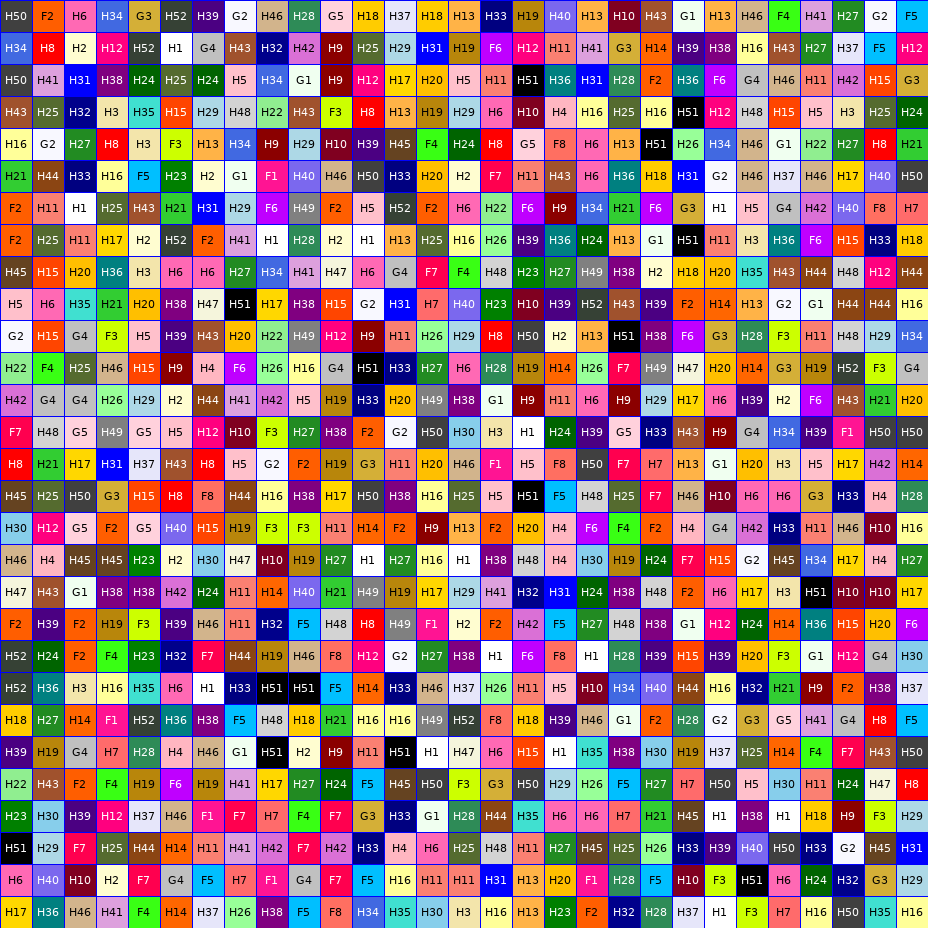
#> input picture backend/tests/fixtures/templates/template_29x29_s0.png, 928 x 928 px
$ python -i bead_grid_detector.py   (imports and definitions only)
#> lines starting #> are read from the running program, lines starting #| are printed output that depends on the picture; after the words box and inside, x2 and y2 are one past the last pixel; in counts of white or black regions, pixels touching at a corner belong together
"""Precise bead-board grid detection using blue major gridlines and FFT."""
from __future__ import annotations

from dataclasses import dataclass

import cv2
import numpy as np
from scipy.signal import find_peaks


@dataclass
class BeadGrid:
    x0: int
    y0: int
    rows: int
    cols: int
    cell_w: float
    cell_h: float

    @property
    def width(self) -> int:
        return int(round(self.cols * self.cell_w))

    @property
    def height(self) -> int:
        return int(round(self.rows * self.cell_h))

    # [6 lines left out: function cell_rect, not called in this run]


def _find_blue_lines(image_bgr: np.ndarray, axis: str) -> np.ndarray:
    """Find positions of pure-blue 1-px guide lines.

    Returns sorted array of x-coords (axis='v') or y-coords (axis='h').

    Tighter HSV mask than the original: we look for the *saturated* blue
    used by 1-px grid lines (H≈120, S≥200, V≥200) and explicitly exclude
    dark/medium-saturated palette colours that were triggering false
    positives on the synthetic fixtures (which paint cell text using
    full-saturation palette colours).
    """
    hsv = cv2.cvtColor(image_bgr, cv2.COLOR_BGR2HSV)
    # Tight blue: only the bright, fully-saturated blue used for guide lines.
    blue_mask = cv2.inRange(hsv, (118, 200, 200), (122, 256, 256))
    # Optional: also catch deep blue (H≈120) that's slightly desaturated
    # (e.g. anti-aliased 1-px lines).  Still tight on H to avoid palette.
    blue_mask |= cv2.inRange(hsv, (115, 150, 150), (125, 256, 256))
    # Sum mask along the appropriate axis to get a 1D profile.
    if axis == 'v':
        proj = blue_mask.sum(axis=0)  # 1 px → small, grid line → very tall
    else:
        proj = blue_mask.sum(axis=1)
    # Relative threshold: real 1-px lines produce tall peaks, noise is short.
    # At least 50% of the strongest peak counts as a real line.
    if proj.max() < 5:
        return np.array([], dtype=int)
    threshold = max(5, int(proj.max() * 0.5))
    # distance must be < cell size; we don't know cell size yet, use 5px.
    # ``wlen`` constrains peak search so a slow drift doesn't merge peaks
    # at the edges — the *first and last* valid grid lines (col 0 and col W-1)
    # sit exactly on the image border, which is a real local maximum but
    # ``find_peaks`` misses it by default.  Pad the projection with one
    # zero on each side so the border peaks become "interior" and get
    # detected.  The returned indices are then shifted back by 1.
    peaks, _ = find_peaks(proj, height=threshold, distance=5, wlen=5)
    # Try harder: look for peaks that are also strong (relative to neighbors).
    # Add the image border as a synthetic peak if it itself is strong.
    pad = np.concatenate(([0], proj, [0]))
    border_peaks, _ = find_peaks(pad, height=threshold, distance=5)
    # shift back
    border_peaks = border_peaks[(border_peaks > 0) & (border_peaks < len(pad) - 1)] - 1
    if proj[0] >= threshold:
        border_peaks = np.concatenate(([0], border_peaks))
    if proj[-1] >= threshold:
        border_peaks = np.concatenate((border_peaks, [len(proj) - 1]))
    peaks = np.unique(np.concatenate((peaks, border_peaks)))
    return np.sort(peaks)


# [80 lines left out: functions _detect_cell_period, _fit_cells_per_section, _score_period, not called in this run]


def detect_grid(image_bgr: np.ndarray) -> BeadGrid | None:
    """Detect the bead-board grid from blue 1-px guide lines.

    Two supported layouts:
      1. **Per-cell lines** (synthetic fixtures): blue lines are drawn at
         every cell boundary, so ``len(lines) - 1 == num_cells`` and
         cell_w = median spacing.
      2. **Section lines** (older templates): blue lines bracket groups
         of cells, so we still fall back to the period-scoring
         heuristic.

    The per-cell path is preferred whenever the line count is compatible
    with a Perler-board dimension (≤ ~100), since it requires no FFT.
    """
    h, w = image_bgr.shape[:2]
    v_lines = _find_blue_lines(image_bgr, 'v')
    h_lines = _find_blue_lines(image_bgr, 'h')
    if len(v_lines) < 3 or len(h_lines) < 3:
        return None

    # ── Path 1: per-cell blue lines (lines = cell boundaries) ──
    # For a 29×29 board drawn at the edges there are 30 line positions
    # (0, 32, …, 928).  The image border line at col == w-1 may sit one
    # pixel past the image and not be detected.  Infer cell count from
    # the *span between the first and last detected line* divided by the
    # median line spacing — this is robust to one missing border line.
    if len(v_lines) >= 2 and len(h_lines) >= 2:
        v_span = float(v_lines[-1] - v_lines[0])
        h_span = float(h_lines[-1] - h_lines[0])
        v_step = float(np.median(np.diff(v_lines)))
        h_step = float(np.median(np.diff(h_lines)))
        if v_step > 0 and h_step > 0 and 5 < v_step < 200 and 5 < h_step < 200:
            cols_per = max(1, int(round(v_span / v_step)) + 1)
            rows_per = max(1, int(round(h_span / h_step)) + 1)
            if 5 < cols_per < 200 and 5 < rows_per < 200:
                return BeadGrid(
                    x0=int(v_lines[0]), y0=int(h_lines[0]),
                    rows=rows_per, cols=cols_per,
                    cell_w=v_step, cell_h=h_step,
                )

    # ── Path 2: section blue lines (FFT period) ──
    v_fit = _fit_cells_per_section(image_bgr, 'v', v_lines)
    h_fit = _fit_cells_per_section(image_bgr, 'h', h_lines)
    if v_fit is None or h_fit is None:
        return None
    cell_w, cps_v = v_fit
    cell_h, cps_h = h_fit

    v_med = float(np.median(np.diff(v_lines)))
    h_med = float(np.median(np.diff(h_lines)))

    total_span_v = v_lines[-1] - v_lines[0]
    total_span_h = h_lines[-1] - h_lines[0]
    cols = int(round(total_span_v / cell_w)) + cps_v
    rows = int(round(total_span_h / cell_h)) + cps_h

    x0 = int(round(v_lines[0] + cell_w / 2))
    y0 = int(round(h_lines[0] + cell_h / 2))
    if x0 + int(round(cols * cell_w)) > w:
        cols = int((w - x0) // cell_w)
    if y0 + int(round(rows * cell_h)) > h:
        rows = int((h - y0) // cell_h)
    if cols <= 0 or rows <= 0:
        return None

    return BeadGrid(x0=x0, y0=y0, rows=rows, cols=cols,
                    cell_w=cell_w, cell_h=cell_h)

>>> import cv2
>>> picture = cv2.imread('../../tests/fixtures/templates/template_29x29_s0.png')
#> picture is the input picture: shape (928, 928, 3); mean B, G, R 124.6, 121.9, 155.3
>>> result = detect_grid(picture)
#> in _find_blue_lines, `hsv = cv2.cvtColor(image_bgr, cv2.COLOR_BGR2HSV)`: hsv: shape (928, 928, 3); mean H, S, V 68.7, 160.1, 203.5
#> in _find_blue_lines, `blue_mask = cv2.inRange(hsv, (118, 200, 200), (122, 256, 256))`:
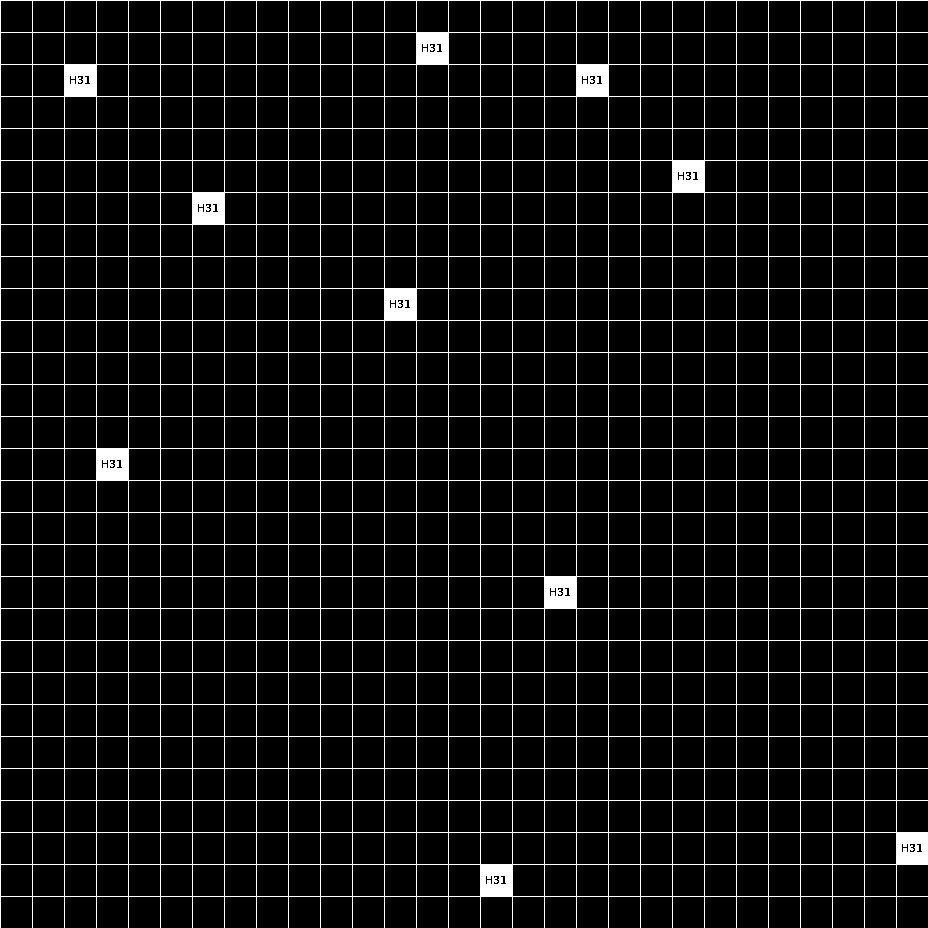
#> blue_mask: shape (928, 928); 7.2% white in thin lines or dots
#> in _find_blue_lines, `blue_mask |= cv2.inRange(hsv, (115, 150, 150), (125, 256, 256))`:
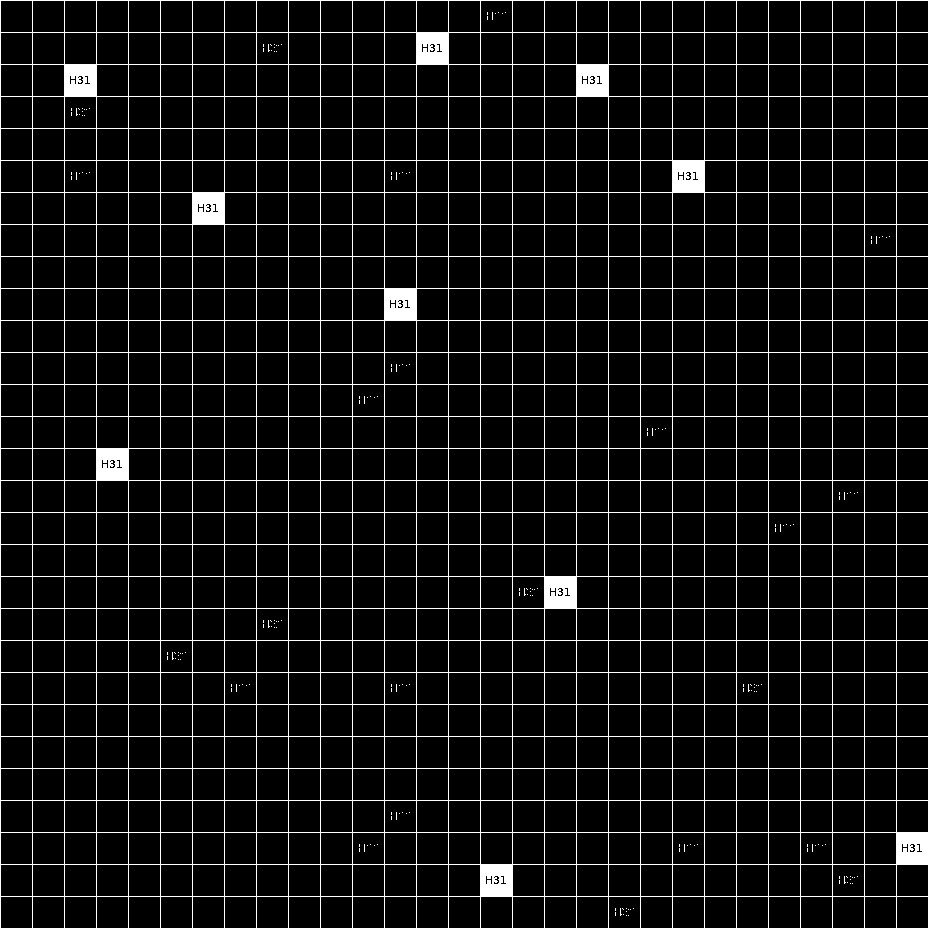
#> blue_mask: shape (928, 928); 7.3% white in thin lines or dots
#> in _find_blue_lines, `proj = blue_mask.sum(axis=0)`: proj = 928 values, max 236640 at index 0, min 7395 at index 1, mean 17183.9
#> in _find_blue_lines, `threshold = max(5, int(proj.max() * 0.5))`: threshold = 118320
#> in _find_blue_lines, `peaks, _ = find_peaks(proj, height=threshold, distance=5, wlen=5)`: peaks = 28 values from 32 to 896
#> in _find_blue_lines, `pad = np.concatenate(([0], proj, [0]))`: pad = 930 values, max 236640 at index 1, min 0 at index 0, mean 17147
#> in _find_blue_lines, `border_peaks, _ = find_peaks(pad, height=threshold, distance=5)`: border_peaks = 29 values from 1 to 897
#> in _find_blue_lines, `border_peaks = border_peaks[(border_peaks > 0) & (border_peaks < len(p..`: border_peaks = 29 values from 0 to 896
#> in _find_blue_lines, `border_peaks = np.concatenate(([0], border_peaks))`: border_peaks = 30 values from 0 to 896
#> in _find_blue_lines, `peaks = np.unique(np.concatenate((peaks, border_peaks)))`: peaks = 29 values from 0 to 896
#> in detect_grid, `v_span = float(v_lines[-1] - v_lines[0])`: v_span = 896
#> in detect_grid, `v_step = float(np.median(np.diff(v_lines)))`: v_step = 32
#> in detect_grid, `cols_per = max(1, int(round(v_span / v_step)) + 1)`: cols_per = 29

$ run again, on backend/tests/fixtures/templates/template_29x29_s2.png
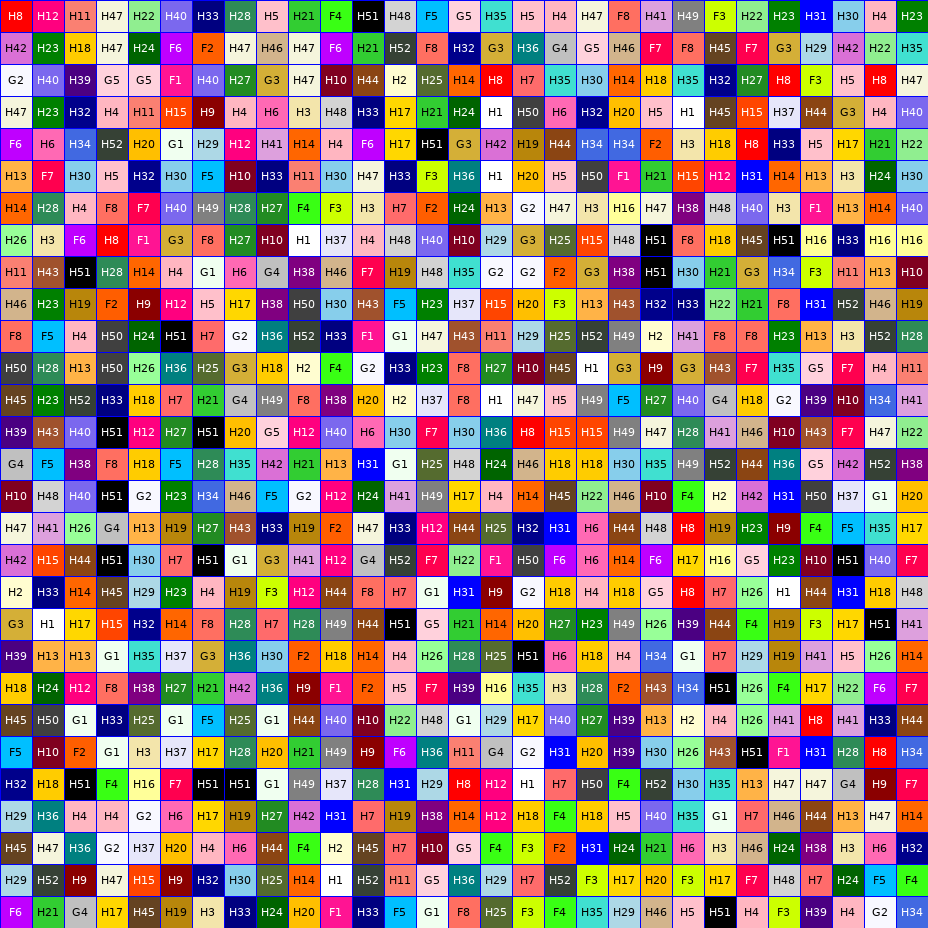
#> input picture backend/tests/fixtures/templates/template_29x29_s2.png, 928 x 928 px
#> picture is the input picture: shape (928, 928, 3); mean B, G, R 125.3, 126, 151.5
#> hsv: shape (928, 928, 3); mean H, S, V 70.1, 157.9, 204.3
#> in _find_blue_lines, `blue_mask = cv2.inRange(hsv, (118, 200, 200), (122, 256, 256))`:
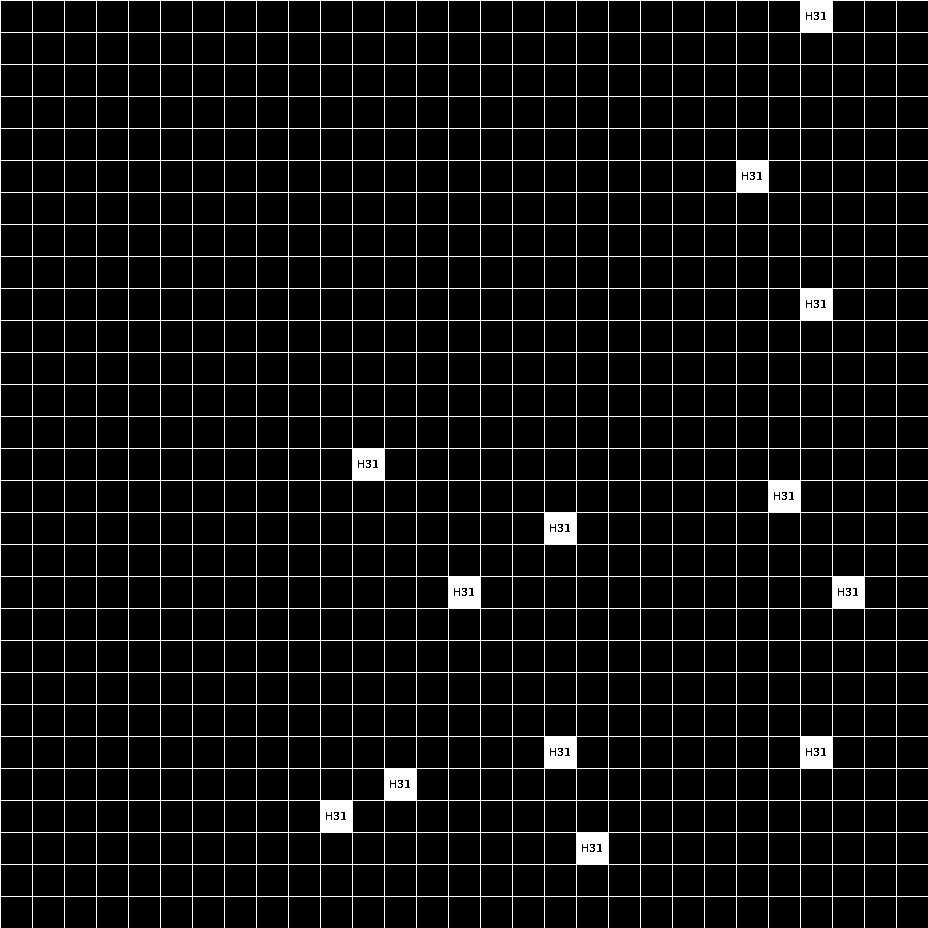
#> blue_mask: shape (928, 928); 7.5% white; 1 white region, box (x1, y1, x2, y2) and area: (0, 0, 928, 928) 64644
#> in _find_blue_lines, `blue_mask |= cv2.inRange(hsv, (115, 150, 150), (125, 256, 256))`:
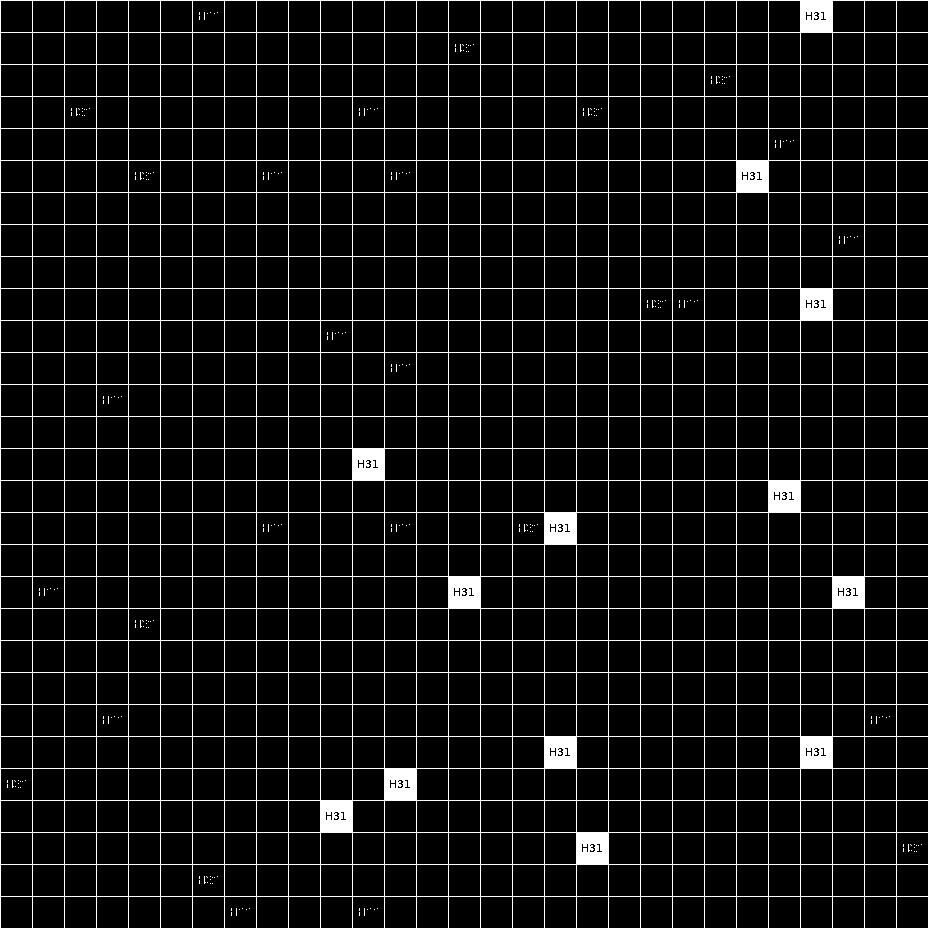
#> blue_mask: shape (928, 928); 7.6% white; 252 white regions (251 under 20 px), largest, box (x1, y1, x2, y2) and area: (0, 0, 928, 928) 64761
#> in _find_blue_lines, `proj = blue_mask.sum(axis=0)`: proj = 928 values, max 236640 at index 0, min 7395 at index 1, mean 17962.7
#> threshold = 118320
#> in _find_blue_lines, `peaks, _ = find_peaks(proj, height=threshold, distance=5, wlen=5)`: peaks = 28 values from 32 to 896
#> pad = 930 values, max 236640 at index 1, min 0 at index 0, mean 17924
#> in _find_blue_lines, `border_peaks, _ = find_peaks(pad, height=threshold, distance=5)`: border_peaks = 29 values from 1 to 897
#> in _find_blue_lines, `border_peaks = border_peaks[(border_peaks > 0) & (border_peaks < len(p..`: border_peaks = 29 values from 0 to 896
#> in _find_blue_lines, `border_peaks = np.concatenate(([0], border_peaks))`: border_peaks = 30 values from 0 to 896
#> in _find_blue_lines, `peaks = np.unique(np.concatenate((peaks, border_peaks)))`: peaks = 29 values from 0 to 896
#> v_span = 896
#> v_step = 32
#> cols_per = 29
